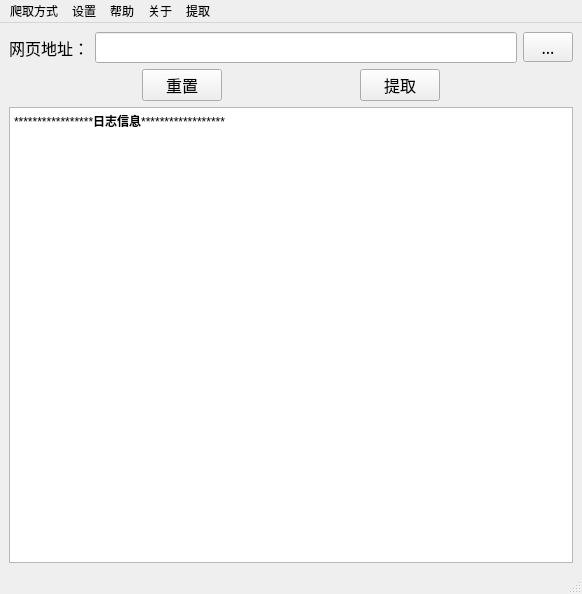
<?xml version="1.0" encoding="UTF-8"?>
<ui version="4.0">
 <class>MainText</class>
 <widget class="QMainWindow" name="MainText">
  <property name="geometry">
   <rect>
    <x>0</x>
    <y>0</y>
    <width>582</width>
    <height>594</height>
   </rect>
  </property>
  <property name="windowTitle">
   <string>MainText</string>
  </property>
  <property name="windowIcon">
   <iconset resource="images.qrc">
    <normaloff>:/images/spider.png</normaloff>:/images/spider.png</iconset>
  </property>
  <property name="styleSheet">
   <string notr="true"/>
  </property>
  <widget class="QWidget" name="centralwidget">
   <layout class="QVBoxLayout" name="verticalLayout">
    <item>
     <layout class="QHBoxLayout" name="horizontalLayout">
      <item>
       <widget class="QLabel" name="label">
        <property name="font">
         <font>
          <family>Agency FB</family>
          <pointsize>12</pointsize>
         </font>
        </property>
        <property name="text">
         <string>网页地址：</string>
        </property>
       </widget>
      </item>
      <item>
       <widget class="QLineEdit" name="lineEdit">
        <property name="font">
         <font>
          <family>Bahnschrift SemiLight</family>
          <pointsize>12</pointsize>
         </font>
        </property>
       </widget>
      </item>
      <item>
       <widget class="QToolButton" name="toolButton">
        <property name="minimumSize">
         <size>
          <width>50</width>
          <height>10</height>
         </size>
        </property>
        <property name="font">
         <font>
          <family>Agency FB</family>
          <pointsize>12</pointsize>
         </font>
        </property>
        <property name="text">
         <string>...</string>
        </property>
       </widget>
      </item>
     </layout>
    </item>
    <item>
     <layout class="QHBoxLayout" name="horizontalLayout_2">
      <item>
       <spacer name="horizontalSpacer">
        <property name="orientation">
         <enum>Qt::Horizontal</enum>
        </property>
        <property name="sizeHint" stdset="0">
         <size>
          <width>40</width>
          <height>20</height>
         </size>
        </property>
       </spacer>
      </item>
      <item>
       <widget class="QPushButton" name="reset">
        <property name="font">
         <font>
          <family>Agency FB</family>
          <pointsize>12</pointsize>
         </font>
        </property>
        <property name="text">
         <string>重置</string>
        </property>
        <property name="icon">
         <iconset resource="images.qrc">
          <normaloff>:/images/reset.png</normaloff>:/images/reset.png</iconset>
        </property>
       </widget>
      </item>
      <item>
       <spacer name="horizontalSpacer_3">
        <property name="orientation">
         <enum>Qt::Horizontal</enum>
        </property>
        <property name="sizeHint" stdset="0">
         <size>
          <width>40</width>
          <height>20</height>
         </size>
        </property>
       </spacer>
      </item>
      <item>
       <widget class="QPushButton" name="extract">
        <property name="font">
         <font>
          <family>Agency FB</family>
          <pointsize>12</pointsize>
         </font>
        </property>
        <property name="text">
         <string>提取</string>
        </property>
        <property name="icon">
         <iconset resource="images.qrc">
          <normaloff>:/images/extract.png</normaloff>:/images/extract.png</iconset>
        </property>
       </widget>
      </item>
      <item>
       <spacer name="horizontalSpacer_2">
        <property name="orientation">
         <enum>Qt::Horizontal</enum>
        </property>
        <property name="sizeHint" stdset="0">
         <size>
          <width>40</width>
          <height>20</height>
         </size>
        </property>
       </spacer>
      </item>
     </layout>
    </item>
    <item>
     <widget class="QTextBrowser" name="textBrowser">
      <property name="readOnly">
       <bool>true</bool>
      </property>
      <property name="html">
       <string>&lt;!DOCTYPE HTML PUBLIC &quot;-//W3C//DTD HTML 4.0//EN&quot; &quot;http://www.w3.org/TR/REC-html40/strict.dtd&quot;&gt;
&lt;html&gt;&lt;head&gt;&lt;meta name=&quot;qrichtext&quot; content=&quot;1&quot; /&gt;&lt;style type=&quot;text/css&quot;&gt;
p, li { white-space: pre-wrap; }
&lt;/style&gt;&lt;/head&gt;&lt;body style=&quot; font-family:'SimSun'; font-size:9.07563pt; font-weight:400; font-style:normal;&quot;&gt;
&lt;p style=&quot; margin-top:0px; margin-bottom:0px; margin-left:0px; margin-right:0px; -qt-block-indent:0; text-indent:0px;&quot;&gt;&lt;span style=&quot; font-size:9.07563pt;&quot;&gt;*****************&lt;/span&gt;&lt;span style=&quot; font-size:9.07563pt; font-weight:600;&quot;&gt;日志信息&lt;/span&gt;&lt;span style=&quot; font-size:9.07563pt;&quot;&gt;******************&lt;/span&gt;&lt;/p&gt;&lt;/body&gt;&lt;/html&gt;</string>
      </property>
      <property name="textInteractionFlags">
       <set>Qt::LinksAccessibleByKeyboard|Qt::LinksAccessibleByMouse|Qt::TextBrowserInteraction|Qt::TextSelectableByKeyboard|Qt::TextSelectableByMouse</set>
      </property>
     </widget>
    </item>
   </layout>
  </widget>
  <widget class="QMenuBar" name="menubar">
   <property name="geometry">
    <rect>
     <x>0</x>
     <y>0</y>
     <width>582</width>
     <height>29</height>
    </rect>
   </property>
   <widget class="QMenu" name="menusetting">
    <property name="title">
     <string>爬取方式</string>
    </property>
    <addaction name="once"/>
    <addaction name="more"/>
    <addaction name="local"/>
   </widget>
   <widget class="QMenu" name="menus">
    <property name="title">
     <string>设置</string>
    </property>
    <addaction name="database"/>
    <addaction name="filePath"/>
   </widget>
   <widget class="QMenu" name="menu">
    <property name="title">
     <string>帮助</string>
    </property>
    <addaction name="help"/>
    <addaction name="feedBack"/>
   </widget>
   <widget class="QMenu" name="menu_2">
    <property name="title">
     <string>关于</string>
    </property>
    <addaction name="about"/>
    <addaction name="update"/>
   </widget>
   <widget class="QMenu" name="menu_3">
    <property name="title">
     <string>提取</string>
    </property>
    <addaction name="action"/>
   </widget>
   <addaction name="menusetting"/>
   <addaction name="menus"/>
   <addaction name="menu"/>
   <addaction name="menu_2"/>
   <addaction name="menu_3"/>
  </widget>
  <widget class="QStatusBar" name="statusbar"/>
  <action name="about">
   <property name="icon">
    <iconset resource="images.qrc">
     <normaloff>:/images/about.png</normaloff>:/images/about.png</iconset>
   </property>
   <property name="text">
    <string>关于</string>
   </property>
   <property name="shortcut">
    <string>Ctrl+Q</string>
   </property>
  </action>
  <action name="help">
   <property name="icon">
    <iconset resource="images.qrc">
     <normaloff>:/images/help.png</normaloff>:/images/help.png</iconset>
   </property>
   <property name="text">
    <string>帮助</string>
   </property>
   <property name="shortcut">
    <string>Ctrl+H</string>
   </property>
  </action>
  <action name="update">
   <property name="icon">
    <iconset resource="images.qrc">
     <normaloff>:/images/update.png</normaloff>:/images/update.png</iconset>
   </property>
   <property name="text">
    <string>更新</string>
   </property>
   <property name="shortcut">
    <string>Ctrl+U</string>
   </property>
  </action>
  <action name="once">
   <property name="enabled">
    <bool>false</bool>
   </property>
   <property name="icon">
    <iconset resource="images.qrc">
     <normaloff>:/images/once.png</normaloff>:/images/once.png</iconset>
   </property>
   <property name="text">
    <string>单次爬取</string>
   </property>
   <property name="shortcut">
    <string>Ctrl+O</string>
   </property>
   <property name="visible">
    <bool>true</bool>
   </property>
  </action>
  <action name="more">
   <property name="icon">
    <iconset resource="images.qrc">
     <normaloff>:/images/more.png</normaloff>:/images/more.png</iconset>
   </property>
   <property name="text">
    <string>批量爬取</string>
   </property>
   <property name="shortcut">
    <string>Ctrl+M</string>
   </property>
  </action>
  <action name="feedBack">
   <property name="icon">
    <iconset resource="images.qrc">
     <normaloff>:/images/feedBack.png</normaloff>:/images/feedBack.png</iconset>
   </property>
   <property name="text">
    <string>反馈</string>
   </property>
   <property name="shortcut">
    <string>Ctrl+E</string>
   </property>
  </action>
  <action name="local">
   <property name="icon">
    <iconset resource="images.qrc">
     <normaloff>:/images/local.png</normaloff>:/images/local.png</iconset>
   </property>
   <property name="text">
    <string>本地导入</string>
   </property>
   <property name="shortcut">
    <string>Ctrl+L</string>
   </property>
  </action>
  <action name="database">
   <property name="icon">
    <iconset resource="images.qrc">
     <normaloff>:/images/database.png</normaloff>:/images/database.png</iconset>
   </property>
   <property name="text">
    <string>数据库</string>
   </property>
   <property name="shortcut">
    <string>Ctrl+D</string>
   </property>
  </action>
  <action name="filePath">
   <property name="icon">
    <iconset resource="images.qrc">
     <normaloff>:/images/file.png</normaloff>:/images/file.png</iconset>
   </property>
   <property name="text">
    <string>文件路径</string>
   </property>
   <property name="shortcut">
    <string>Ctrl+F</string>
   </property>
  </action>
  <action name="action">
   <property name="text">
    <string>提取</string>
   </property>
  </action>
 </widget>
 <resources>
  <include location="images.qrc"/>
 </resources>
 <connections/>
</ui>
